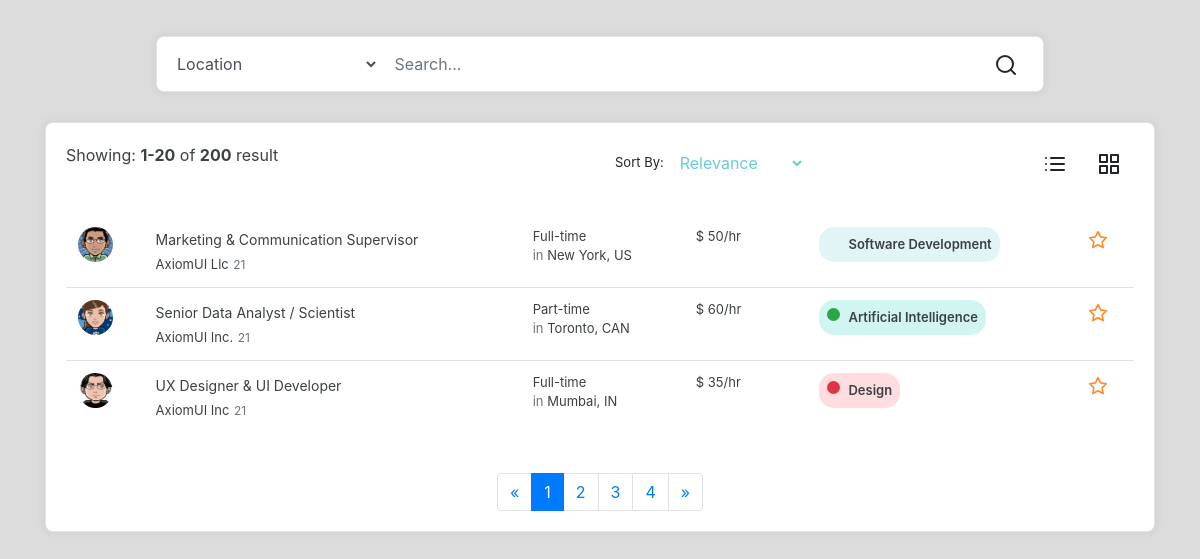
The page / on the database its author committed.
### apps/models.py (models this page shows, shortened)
class User(models.Model):
    class TimeChoice(TextChoices):
        FULL_TIME = 'Full-time'
        PART_TIME = 'Part-time'
    class CityChoice(TextChoices):
        TORONTO = 'Toronto, CAN'
        NEW_YORK = 'New York, US'
        MUMBAI = 'Mumbai, IN'
    picture = models.ImageField(upload_to='user/')
    title = models.CharField(max_length=255)
    company = models.CharField(max_length=255)
    created_date = models.DateTimeField(auto_now=True)
    time = models.CharField(max_length=55, choices=TimeChoice.choices, default=TimeChoice.FULL_TIME)
    address = models.CharField(max_length=55, choices=CityChoice.choices, default=CityChoice.NEW_YORK)
    price = models.IntegerField()
    field_name = models.CharField(max_length=255)

### apps/views.py (the view)
# urls.py: path("", index_page, name='index_page'),
def index_page(request):
    users = User.objects.all()
    context = {
        "users": users
    }
    return render(request, 'apps/index.html', context)

### templates/apps/index.html (shortened to what this page needs)
<!DOCTYPE html>
<html
        lang="en">
<head
        itemscope="" itemtype="http://schema.org/WebSite">
</head>
<body>
<div
        id="snippetContent">
    <link
            rel="stylesheet" href="https://cdn.jsdelivr.net/npm/bootstrap@4.4.1/dist/css/bootstrap.min.css">
    <div
            class="container">
        <div
                class="row">
            <div
                    class="col-lg-12 card-margin">
                <div
                        class="card search-form">
                    <div
                            class="card-body p-0">
                        <form
                                id="search-form">
                            <div
                                    class="row">
                                <div
                                        class="col-12">
                                    <div
                                            class="row no-gutters">
                                        <div
                                                class="col-lg-3 col-md-3 col-sm-12 p-0"><select
                                                class="form-control" id="exampleFormControlSelect1">
                                            <option>Location</option>
                                        </select></div>
                                        <div
                                                class="col-lg-8 col-md-6 col-sm-12 p-0"><input
                                                type="text" placeholder="Search..." class="form-control" id="search"
                                                name="search"></div>
                                        <div
                                                class="col-lg-1 col-md-3 col-sm-12 p-0">
                                            <button
                                                    type="submit" class="btn btn-base">
                                                <svg
                                                        xmlns="http://www.w3.org/2000/svg" width="24" height="24"
                                                        viewBox="0 0 24 24" fill="none" stroke="currentColor"
                                                        stroke-width="2" stroke-linecap="round" stroke-linejoin="round"
                                                        class="feather feather-search">
                                                    <circle
                                                            cx="11" cy="11" r="8"></circle>
                                                    <line
                                                            x1="21" y1="21" x2="16.65" y2="16.65"></line>
                                                </svg>
                                            </button>
                                        </div>
                                    </div>
                                </div>
                            </div>
                        </form>
                    </div>
                </div>
            </div>
        </div>
        <div
                class="row">
            <div
                    class="col-12">
                <div
                        class="card card-margin">
                    <div
                            class="card-body">
                        <div
                                class="row search-body">
                            <div
                                    class="col-lg-12">
                                <div
                                        class="search-result">
                                    <div
                                            class="result-header">
                                        <div
                                                class="row">
                                            <div
                                                    class="col-lg-6">
                                                <div
                                                        class="records">Showing: <b>1-20</b> of <b>200</b> result
                                                </div>
                                            </div>
                                            <div
                                                    class="col-lg-6">
                                                <div
                                                        class="result-actions">
                                                    <div
                                                            class="result-sorting"><span>Sort By:</span> <select
                                                            class="form-control border-0" id="exampleOption">
                                                        <option
                                                                value="1">Relevance
                                                        </option>
                                                    </select></div>
                                                    <div
                                                            class="result-views">
                                                        <button
                                                                type="button" class="btn btn-soft-base btn-icon">
                                                        </button>
                                                        <button
                                                                type="button" class="btn btn-soft-base btn-icon">
                                                        </button>
                                                    </div>
                                                </div>
                                            </div>
                                        </div>
                                    </div>
                                    <div
                                            class="result-body">
                                        <div
                                                class="table-responsive">
                                            <table
                                                    class="table widget-26">
                                                <tbody>
                                                {% for user in users %}
                                                <tr>
                                                    <td>
                                                        <div
                                                                class="widget-26-job-emp-img"><img
                                                                src="{{ user.picture.url }}"
                                                                alt="image"/></div>
                                                    </td>
                                                    <td>
                                                        <div
                                                                class="widget-26-job-title"><a
                                                                href="#">{{ user.title}}</a>
                                                            <p
                                                                    class="m-0"><a
                                                                    href="#" class="employer-name">{{ user.company}}</a> <span
                                                                    class="text-muted time">{{ user.created_date|date:"d"}}</span></p></div>
                                                    </td>
                                                    <td>
                                                        <div
                                                                class="widget-26-job-info"><p
                                                                class="type m-0">{{ user.time }}</p>
                                                            <p
                                                                    class="text-muted m-0">in <span
                                                                    class="location">{{ user.address}}</span></p></div>
                                                    </td>
                                                    <td>
                                                        <div
                                                                class="widget-26-job-salary">$ {{ user.price }}/hr
                                                        </div>
                                                    </td>
                                                    <td>
                                                        <div
                                                                class="widget-26-job-category bg-soft-{% if user.field_name == 'Infra Supervision' %}info{% elif user.field_name == 'Marketing' %}warning{% elif user.field_name == 'Artificial Intelligence' %}success{% elif user.field_name == 'Software Development' %}base{% else  %}danger{% endif %}"><i
                                                                class="indicator bg-{% if user.field_name == 'Infra Supervision' %}info{% elif user.field_name == 'Marketing' %}warning{% elif user.field_name == 'Artificial Intelligence' %}success{% elif user.field_name == 'Software Development' %}base{% else  %}danger{% endif %}"></i> <span>{{ user.field_name }}</span>
                                                        </div>
                                                    </td>
                                                    <td>
                                                        <div
                                                                class="widget-26-job-starred"><a
                                                                href="#">
                                                        </a></div>
                                                    </td>
                                                </tr>
                                                {% endfor %}
                                                </tbody>
                                            </table>
                                        </div>
                                    </div>
                                </div>
                            </div>
                        </div>
                        <nav
                                class="d-flex justify-content-center">
                            <ul
                                    class="pagination pagination-base pagination-boxed pagination-square mb-0">
                                <li
                                        class="page-item"><a
                                        class="page-link no-border" href="#"> <span
                                        aria-hidden="true">«</span>  </a></li>
                                <li
                                        class="page-item active"><a
                                        class="page-link no-border" href="#">1</a></li>
                                <li
                                        class="page-item"><a
                                        class="page-link no-border" href="#">2</a></li>
                                <li
                                        class="page-item"><a
                                        class="page-link no-border" href="#">3</a></li>
                                <li
                                        class="page-item"><a
                                        class="page-link no-border" href="#">4</a></li>
                                <li
                                        class="page-item"><a
                                        class="page-link no-border" href="#"> <span
                                        aria-hidden="true">»</span>  </a></li>
                            </ul>
                        </nav>
                    </div>
                </div>
            </div>
        </div>
    </div>
</div>
</body>
</html>

### templates/apps/index.html (style rules this page uses)
body { background: #dcdcdc; margin-top: 20px; }
.widget-26 { color: #3c4142; font-weight: 400; }
.widget-26 tr:first-child td { border: 0; }
.widget-26 .widget-26-job-emp-img img { width: 35px; height: 35px; border-radius: 50%; }
.widget-26 .widget-26-job-title { min-width: 200px; }
.widget-26 .widget-26-job-title a { font-weight: 400; font-size: 0.875rem; color: #3c4142; line-height: 1.5; }
.widget-26 .widget-26-job-title .employer-name { margin: 0; line-height: 1.5; font-weight: 400; color: #3c4142; font-size: 0.8125rem; color: #3c4142; }
.widget-26 .widget-26-job-title .time { font-size: 12px; font-weight: 400; }
.widget-26 .widget-26-job-info { min-width: 100px; font-weight: 400; }
.widget-26 .widget-26-job-info p { line-height: 1.5; color: #3c4142; font-size: 0.8125rem; }
.widget-26 .widget-26-job-info .location { color: #3c4142; }
.widget-26 .widget-26-job-salary { min-width: 70px; font-weight: 400; color: #3c4142; font-size: 0.8125rem; }
.widget-26 .widget-26-job-category { padding: .5rem; display: inline-flex; white-space: nowrap; border-radius: 15px; }
.widget-26 .widget-26-job-category .indicator { width: 13px; height: 13px; margin-right: .5rem; float: left; border-radius: 50%; }
.widget-26 .widget-26-job-category span { font-size: 0.8125rem; color: #3c4142; font-weight: 600; }
.widget-26 .widget-26-job-starred svg { width: 20px; height: 20px; color: #fd8b2c; }
.bg-soft-base { background-color: #e1f5f7; }
.bg-soft-success { background-color: #d1f6f2; }
.bg-soft-danger { background-color: #fedce0; }
.search-form { width: 80%; margin: 0 auto; margin-top: 1rem; }
.search-form input { height: 100%; background: transparent; border: 0; display: block; width: 100%; padding: 1rem; height: 100%; font-size: 1rem; }
.search-form select { background: transparent; border: 0; padding: 1rem; height: 100%; font-size: 1rem; }
.search-form button { height: 100%; width: 100%; font-size: 1rem; }
.search-form button svg { width: 24px; height: 24px; }
.search-body { margin-bottom: 1.5rem; }
.search-body .search-result .result-header { margin-bottom: 2rem; }
.search-body .search-result .result-header .records { color: #3c4142; }
.search-body .search-result .result-header .result-actions { text-align: right; display: flex; align-items: center; justify-content: space-between; }
.search-body .search-result .result-header .result-actions .result-sorting { display: flex; align-items: center; }
.search-body .search-result .result-header .result-actions .result-sorting span { flex-shrink: 0; font-size: 0.8125rem; }
.search-body .search-result .result-header .result-actions .result-sorting select { color: #68CBD7; }
.search-body .search-result .result-header .result-actions .result-sorting select option { color: #3c4142; }
.card-margin { margin-bottom: 1.875rem; }
.card { border: 0; box-shadow: 0px 0px 10px 0px rgba(82, 63, 105, 0.1); -webkit-box-shadow: 0px 0px 10px 0px rgba(82, 63, 105, 0.1); -moz-box-shadow: 0px 0px 10px 0px rgba(82, 63, 105, 0.1); -ms-box-shadow: 0px 0px 10px 0px rgba(82, 63, 105, 0.1); }
.card { position: relative; display: flex; flex-direction: column; min-width: 0; word-wrap: break-word; background-color: #ffffff; background-clip: border-box; border: 1px solid #e6e4e9; border-radius: 8px; }

### rows shown on the page
User: picture (picture), title "Marketing & Communication Supervisor", company "AxiomUI Llc", created_date "21", time "Full-time", address "New York, US", price "50", field_name "Software Development"
User: picture (picture), title "Senior Data Analyst / Scientist", company "AxiomUI Inc.", created_date "21", time "Part-time", address "Toronto, CAN", price "60", field_name "Artificial Intelligence"
User: picture (picture), title "UX Designer & UI Developer", company "AxiomUI Inc", created_date "21", time "Full-time", address "Mumbai, IN", price "35", field_name "Design"
